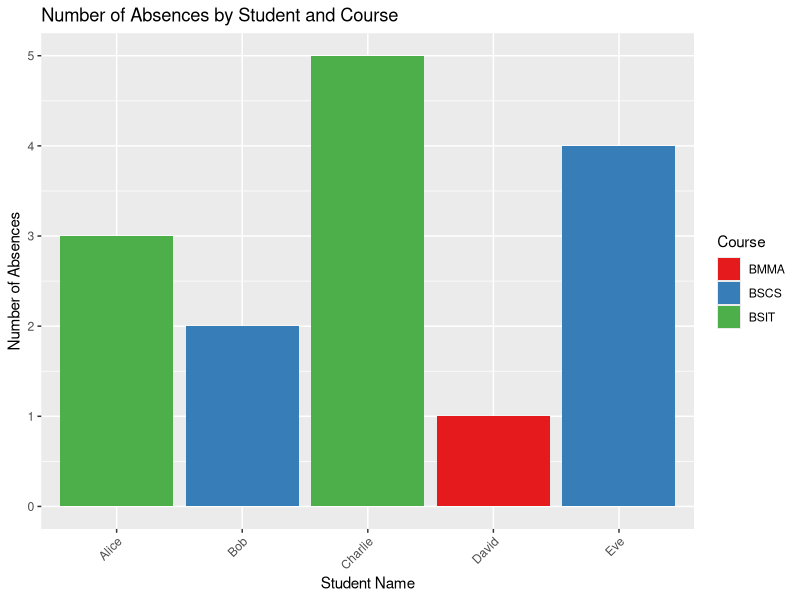

The R source for this figure:
## ---- chunk 1
# Sample data
students <- data.frame(
  Name = c("Alice", "Bob", "Charlie", "David", "Eve"),
  Course = c("BSIT", "BSCS", "BSIT", "BMMA", "BSCS"),
  Year_Level = c(2, 3, 1, 4, 2),
  Absences = c(3, 2, 5, 1, 4)
)

# Show the first few records
head(students)
## ---- chunk 2
# Load the necessary packages
library(ggplot2)

# Create a bar graph showing the number of absences
ggplot(students, aes(x = Name, y = Absences, fill = Course)) +
  geom_bar(stat = "identity") +
  labs(title = "Number of Absences by Student and Course", x = "Student Name", y = "Number of Absences") +
  scale_fill_brewer(palette = "Set1") +
  theme(axis.text.x = element_text(angle = 45, hjust = 1))

